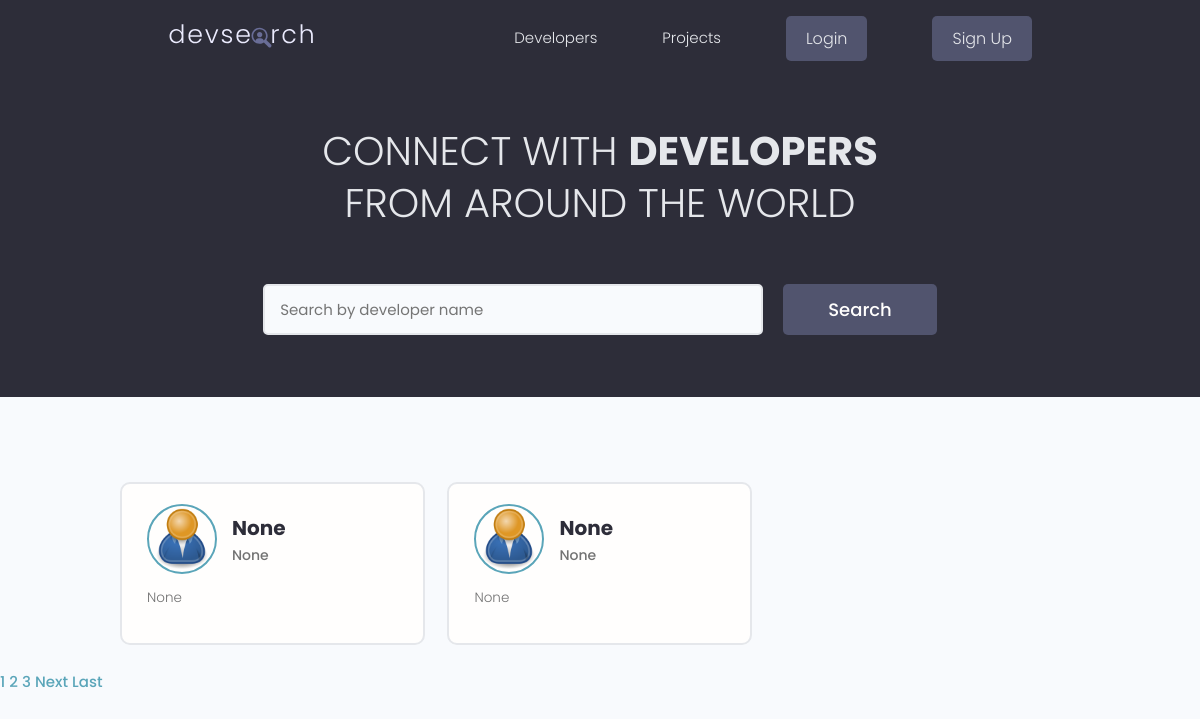
/, run on an earlier commit of the app's database.
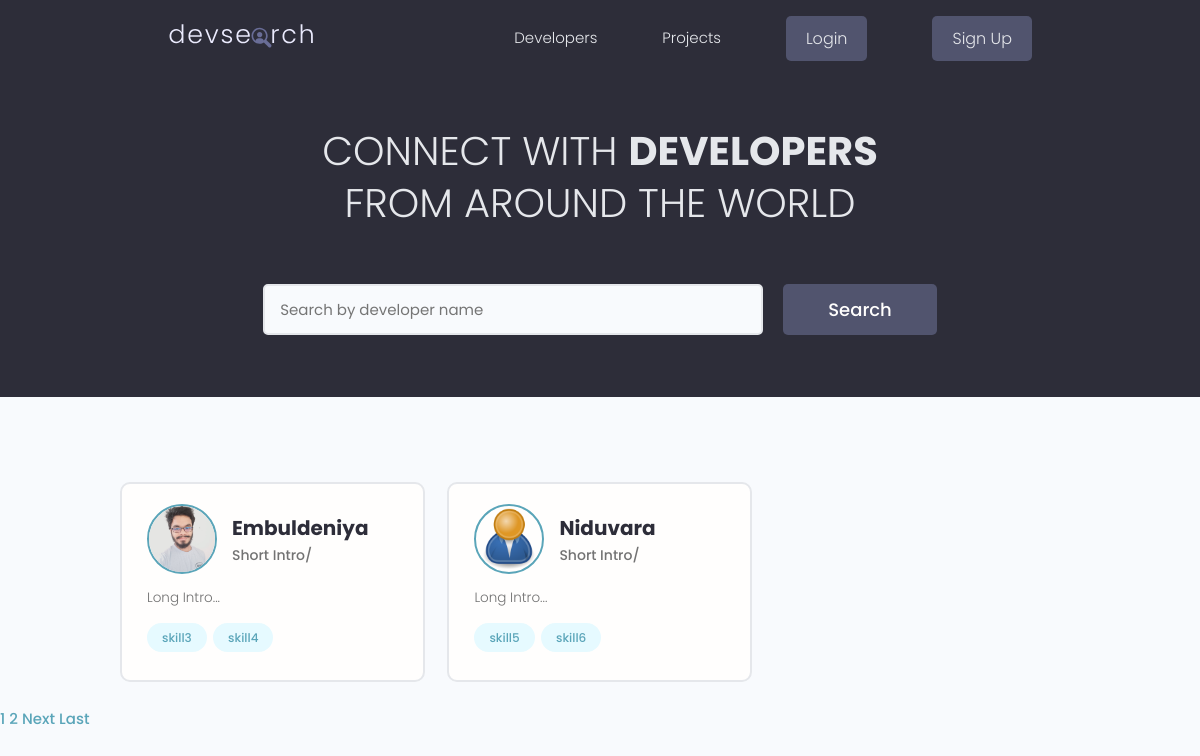
And on a later commit of the database.
### home/models.py (models this page shows, shortened)
class Profile(models.Model):
    user = models.OneToOneField(User,on_delete=models.CASCADE)
    name = models.CharField(max_length=200, blank=True, null=True)
    short_intro = models.CharField(max_length=200, blank=True, null=True)
    long_intro = models.TextField(blank=True, null=True)
    image = models.ImageField(upload_to='media_profile_model/', blank=True, null=True)
    social_github = models.CharField(max_length=200, blank=True, null=True)
    social_linkedin = models.CharField(max_length=200, blank=True, null=True)
    social_website = models.CharField(max_length=200, blank=True, null=True)
    location = models.CharField(max_length=200, blank=True, null=True)
    created = models.DateTimeField(auto_now_add=True)
    @property
    def imgUrl(self):
        try:
            return f"{self.image.url}"
        except Exception as ex:
            return '/static/images/static_profile_model/default.png'
    class Meta:
        ordering = ['-created']

class Skill(models.Model):
    owner = models.ForeignKey(User, on_delete=models.CASCADE)
    name = models.CharField(max_length=200)
    description = models.TextField(blank=True, null=True)
    created = models.DateTimeField(auto_now_add=True)

### home/views.py (the view)
# urls.py: path('', home, name = 'home'),
def home(request): #render our profiles
    result = 2
    page = request.GET.get('page') if request.GET.get('page') else ''
    profiles, query = searchProfile(request)
    paginator = Paginator(profiles, result)
    try:
        profiles = paginator.page(page)
    except PageNotAnInteger as error1:
        page = '1'
        profiles = paginator.page(page)
    except EmptyPage as error2:
        page = paginator.num_pages
        profiles = paginator.page(page)
    context = {'profiles': profiles, 'query':query}
    return render(request, 'home/index.html', context)

### home/utils.py (called while the page is built)
def searchProfile(request):
    query = request.GET.get('profile') if request.GET.get('profile') else ''
    skills = Skill.objects.filter(
        Q(name__icontains = query)
    )
    profiles = Profile.objects.distinct().filter(
        Q(name__icontains = query) |
        Q(user__skill__in = skills) |
        Q(user__username__icontains = query)
    )
    return profiles, query

### home/templates/home/index.html (shortened to what this page needs)
{% extends 'base.html' %}
{% block content %}
<main class="home">
    <section class="hero-section text-center">
      <div class="container container--narrow">
        <div class="hero-section__box">
          <h2>CONNECT WITH <span>DEVELOPERS</span></h2>
          <h2>FROM AROUND THE WORLD</h2>
        </div>
        <div class="hero-section__search">
          <form class="form" action="" method="get">
            <div class="form__field">
              <input class="input input--text" value="{{query}}" id="formInput#search" type="text" name="profile"
                placeholder="Search by developer name" />
            </div>
            <input class="btn btn--sub btn--lg" type="submit" value="Search" />
          </form>
        </div>
      </div>
    </section>
    <section class="devlist">
      <div class="container">
        <div class="grid grid--three">
        {% for profile in profiles %}
          <div class="column card">
            <div class="dev">
              <a href="{% url 'single-profile' profile.user.username %}" class="card__body">
                <div class="dev__profile">
                  <img class="avatar avatar--md" src="{{profile.imgUrl}}" alt="image" />
                  <div class="dev__meta">
                    <h3>{{profile.name}}</h3>
                    <h5>{{profile.short_intro}}</h5>
                  </div>
                </div>
                <p class="dev__info">
                 {{profile.long_intro|slice:'150'}}
                </p>
                <div class="dev__skills">
                {% for skill in profile.user.skill_set.all|slice:'5' %}
                  <span class="tag tag--pill tag--main">
                    <small>{{skill.name}}</small>
                  </span>
                {% endfor %}
                </div>
              </a>
            </div>
          </div>
        {% endfor %}
        </div>
      </div>
    </section>
  </main>
  {% include 'paginator.html' with queryset=profiles %}
{% endblock content %}

### templates/base.html (shortened to what this page needs)
{% load static %}
<!DOCTYPE html>
<html lang="en">
<head>
    <link rel="stylesheet" href="https://cdn.iconmonstr.com/1.3.0/css/iconmonstr-iconic-font.min.css" />
    <link rel="stylesheet" href="{% static 'uikit/styles/uikit.css' %}" />
    <link rel="stylesheet" href="{% static 'css/app.css' %}" />
</head>
<body>
    {% include 'navbar.html' %}
    {% block content %}
    {% endblock content %}
</body>
</html>

### templates/navbar.html (shortened to what this page needs)
{% load static %}
<header class="header">
    <div class="container container--narrow">
      <a href="{% url 'home' %}" class="header__logo">
        <img src="{% static 'images/logo.svg' %}" alt="DevSearch Logo" />
      </a>
      <nav class="header__nav">
        <ul class="header__menu">
          <li class="header__menuItem"><a href="{% url 'home' %}">Developers</a></li>
          <li class="header__menuItem"><a href="{% url 'projects' %}">Projects</a></li>
          {% if request.user.is_authenticated %}
            <li class="header__menuItem"><a href="">Inbox</a></li>
            <li class="header__menuItem"><a href="{% url 'update-account' request.user.username %}" class="btn btn--sub">Account</a></li>
            <li class="header__menuItem"><a href="{% url 'logout' %}" class="btn btn--sub">Logout</a></li>
          {% else %}
            <li class="header__menuItem"><a href="{% url 'login' %}" class="btn btn--sub">Login</a></li>
            <li class="header__menuItem"><a href="{% url 'register' %}" class="btn btn--sub">Sign Up</a></li>
          {% endif %}
        </ul>
      </nav>
    </div>
  </header>

### templates/paginator.html (shortened to what this page needs)
{% if queryset.has_other_pages %}
    {% for num in queryset.paginator.page_range %}
        {% if num == queryset.number %}
            <a class="page" data-page="{{num}}" name="page" href="?page={{num}}">{{num}}</a>
        {% elif num > queryset.number|add:'-3' and num < queryset.number|add:'3' %}
            <a class="page" data-page="{{num}}" name="page" href="?page={{num}}">{{num}}</a>
        {% endif %}
    {% endfor %}
    {% if queryset.has_next %}
        <a class="page" data-page="{{queryset.next_page_number}}" name="page" href="?page={{queryset.next_page_number}}">Next</a>
        <a class="page" data-page="{{queryset.paginator.num_pages}}" name="page" href="?page={{queryset.paginator.num_pages}}">Last</a>
    {% endif %}
{% endif %}

### static/css/app.css (style rules this page uses)
:root { --color-sub: #2d2d39; }
.btn--sub { background-color: var(--color-sub-light); }
.card { border: 2px solid var(--color-light); }
img { width: 100%; }
.header { position: sticky; z-index: 111; background-color: var(--color-sub); padding: 1.5rem 0; }
.header > .container { display: flex; justify-content: space-between; align-items: center; }
.header__logo > img { height: 3.8rem; }
.header__nav > ul { display: inline-flex; align-items: center; list-style: none; gap: 6.5rem; }
.header__menuItem > a { color: var(--color-light); font-weight: 300; }
.hero-section { height: 40vh; display: flex; align-items: center; background-color: var(--color-sub); }
.hero-section__box { margin-bottom: 4rem; }
.hero-section__box > h2, .hero-section__box > h2 > span { font-size: 4rem; color: var(--color-light); line-height: 1.3; text-transform: uppercase; }
.hero-section__box > h2 { font-weight: 300; }
.hero-section__box > h2 > span { font-weight: 700; }
.hero-section__search > .form { display: flex; align-items: center; justify-content: center; gap: 2rem; }
.hero-section__search > .form input.input--text { width: 50rem; }
.devlist { margin-top: 8rem; }
.devlist .grid { align-items: stretch; }
.devlist .dev .dev__profile { display: flex; align-items: center; gap: 1.5rem; }
.devlist .dev .dev__meta h3 { color: var(--color-sub); font-size: 2rem; font-weight: 700; }
.devlist .dev .dev__meta h5 { color: var(--color-text); font-size: 1.4rem; font-weight: 500; }
.devlist .dev .dev__info { margin: 1.5rem 0; font-size: 1.35rem; line-height: 1.4; text-align: justify; }

### static/uikit/styles/modules/_variables.css (style rules this page uses)
:root { --color-main: #5aa5b9; --color-main-light: #e6faff; --color-sub: #3f4156; --color-sub-light: #51546e; --color-sub-lighter: #ededfd; --color-text: #737373; --color-gray: #8b8b8b; --color-light: #e5e7eb; --color-light-gray: #767676; --color-bg: #f8fafd; --color-white: #fffefd; --color-white-light: #f3f3f3; --color-success: #359e64; --color-success-bg: #def8e8; --color-error: #fc4b0b; --color-error-bg: #fff2ee; --font-base: 'Poppins', arial, helvetica, 'Segoe UI', roboto, ubuntu, sans-serif; --font-monospace: 'Fira Code', 'Courier New', courier, monospace; --font-regular: 300; --font-medium: 500; --font-bold: 700; --generic-shadow: 1px 1px 5px #00000010; --generic-transition: all 0.3s ease-in-out; }

### static/uikit/styles/modules/_base.css (style rules this page uses)
* { margin: 0; padding: 0; box-sizing: border-box; text-rendering: optimizeLegibility; color: inherit; font-size: inherit; }
html { font-size: 50%; }
@media only screen and (min-width: 480px) { html { font-size: 56.25%; } }
@media only screen and (min-width: 1200px) { html { font-size: 62.5%; } }
body { line-height: 1.6; font-weight: 400; font-size: 1.5rem; color: var(--color-text); background-color: var(--color-bg); min-height: 100vh; }

### static/uikit/styles/modules/_typography.css (style rules this page uses)
* { font-family: var(--font-base); }
h2 { font-size: 3.6rem; font-weight: var(--font-bold); }
h3 { font-size: 3.2rem; font-weight: var(--font-medium); }
h5 { font-size: 2.4rem; font-weight: var(--font-medium); }
h5, h6 { font-weight: var(--font-regular); }
p, span, strong { font-size: 1.6rem; color: var(--color-text); font-weight: var(--font-regular); }
a { padding-bottom: 2px; text-decoration: none; display: inline-block; color: var(--color-main); font-weight: var(--font-medium); }

### static/uikit/styles/modules/_utilities.css (style rules this page uses)
.container { width: 92%; max-width: 165rem; margin: 0 auto; box-sizing: border-box; }
.container--narrow { width: 92%; max-width: 120rem; }
@media screen and (min-width: 1000px) { .container { width: 90%; } }
@media screen and (min-width: 1000px) { .container--narrow { width: 85%; } }
@media screen and (min-width: 1200px) { .container { width: 80%; } }
@media screen and (min-width: 1200px) { .container--narrow { width: 72%; } }
.text-center { text-align: center; }

### static/uikit/styles/modules/_avatar.css (style rules this page uses)
.avatar { border-radius: 50%; border: 2px solid var(--color-main); object-fit: cover; }
.avatar--md { height: 7rem; width: 7rem; }

### static/uikit/styles/modules/_button.css (style rules this page uses)
.btn { display: inline-block; position: relative; cursor: pointer; background-color: var(--color-light); font-weight: var(--font-medium); color: var(--color-sub); text-decoration: none; padding: 1rem 2rem; border-radius: 0.5rem; border: none; width: -webkit-fit-content; width: -moz-fit-content; width: fit-content; height: -webkit-fit-content; height: -moz-fit-content; height: fit-content; font-size: 1.6rem; outline-width: 0; outline-color: transparent; -webkit-backface-visibility: hidden; backface-visibility: hidden; transition: all 0.3s ease-in-out; }
.btn--sub { background-color: var(--color-sub); color: var(--color-white); }
.btn--lg { font-size: 1.8rem; padding: 1.2rem 4.5rem; }

What changed in the data, as far as the page shows it:
removed Profile: name "None", short_intro "None", long_intro "None"
removed Profile: name "None", short_intro "None", long_intro "None"
added Profile: imgUrl (picture), name "Embuldeniya", short_intro "Short Intro/", long_intro "Long Intro..."
added Skill: name "skill3", shown under "Embuldeniya"
added Skill: name "skill4", shown under "Embuldeniya"
added Profile: name "Niduvara", short_intro "Short Intro/", long_intro "Long Intro..."
added Skill: name "skill5", shown under "Niduvara"
added Skill: name "skill6", shown under "Niduvara"
Also different on the page:
list line gone: "3"
